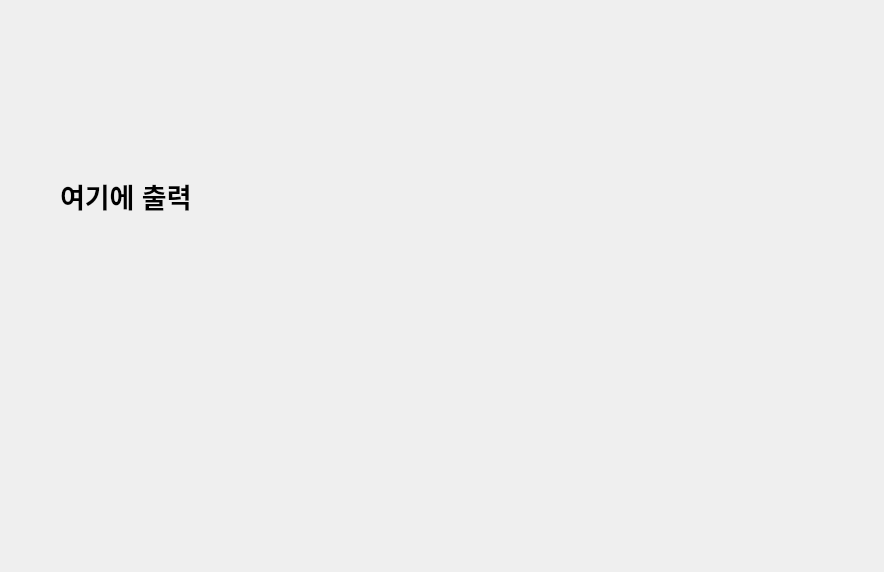
<?xml version="1.0" encoding="UTF-8"?>
<ui version="4.0">
 <class>Dialog</class>
 <widget class="QDialog" name="Dialog">
  <property name="geometry">
   <rect>
    <x>0</x>
    <y>0</y>
    <width>884</width>
    <height>572</height>
   </rect>
  </property>
  <property name="windowTitle">
   <string>Dialog</string>
  </property>
  <widget class="QLabel" name="label">
   <property name="geometry">
    <rect>
     <x>60</x>
     <y>130</y>
     <width>401</width>
     <height>131</height>
    </rect>
   </property>
   <property name="font">
    <font>
     <pointsize>20</pointsize>
     <bold>true</bold>
    </font>
   </property>
   <property name="text">
    <string>여기에 출력</string>
   </property>
  </widget>
 </widget>
 <resources/>
 <connections/>
</ui>
